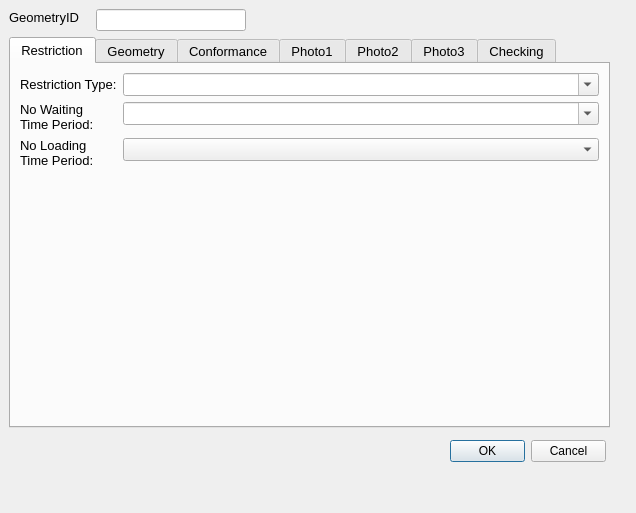
<?xml version="1.0" encoding="UTF-8"?>
<ui version="4.0">
 <class>restrictionDialog</class>
 <widget class="QDialog" name="restrictionDialog">
  <property name="geometry">
   <rect>
    <x>0</x>
    <y>0</y>
    <width>636</width>
    <height>513</height>
   </rect>
  </property>
  <property name="minimumSize">
   <size>
    <width>0</width>
    <height>0</height>
   </size>
  </property>
  <property name="font">
   <font>
    <family>Arial</family>
   </font>
  </property>
  <property name="windowTitle">
   <string>Dialog</string>
  </property>
  <property name="sizeGripEnabled">
   <bool>false</bool>
  </property>
  <widget class="QLabel" name="label">
   <property name="geometry">
    <rect>
     <x>9</x>
     <y>9</y>
     <width>81</width>
     <height>16</height>
    </rect>
   </property>
   <property name="minimumSize">
    <size>
     <width>81</width>
     <height>16</height>
    </size>
   </property>
   <property name="font">
    <font>
     <pointsize>10</pointsize>
    </font>
   </property>
   <property name="text">
    <string>GeometryID</string>
   </property>
  </widget>
  <widget class="QLineEdit" name="GeometryID">
   <property name="geometry">
    <rect>
     <x>96</x>
     <y>9</y>
     <width>150</width>
     <height>22</height>
    </rect>
   </property>
   <property name="font">
    <font>
     <pointsize>10</pointsize>
    </font>
   </property>
   <property name="inputMask">
    <string/>
   </property>
   <property name="readOnly">
    <bool>true</bool>
   </property>
   <property name="placeholderText">
    <string/>
   </property>
  </widget>
  <widget class="QTabWidget" name="tabWidget">
   <property name="geometry">
    <rect>
     <x>9</x>
     <y>37</y>
     <width>601</width>
     <height>391</height>
    </rect>
   </property>
   <property name="minimumSize">
    <size>
     <width>0</width>
     <height>0</height>
    </size>
   </property>
   <property name="font">
    <font>
     <pointsize>10</pointsize>
    </font>
   </property>
   <property name="cursor">
    <cursorShape>IBeamCursor</cursorShape>
   </property>
   <property name="mouseTracking">
    <bool>true</bool>
   </property>
   <property name="acceptDrops">
    <bool>true</bool>
   </property>
   <property name="currentIndex">
    <number>0</number>
   </property>
   <widget class="QWidget" name="Supply">
    <property name="focusPolicy">
     <enum>Qt::NoFocus</enum>
    </property>
    <attribute name="title">
     <string>Restriction</string>
    </attribute>
    <layout class="QFormLayout" name="formLayout">
     <property name="fieldGrowthPolicy">
      <enum>QFormLayout::AllNonFixedFieldsGrow</enum>
     </property>
     <item row="0" column="0">
      <widget class="QLabel" name="lbl_RestrictionType">
       <property name="minimumSize">
        <size>
         <width>90</width>
         <height>16</height>
        </size>
       </property>
       <property name="font">
        <font>
         <pointsize>10</pointsize>
        </font>
       </property>
       <property name="text">
        <string>Restriction Type:</string>
       </property>
      </widget>
     </item>
     <item row="0" column="1">
      <widget class="QComboBox" name="RestrictionTypeID">
       <property name="editable">
        <bool>true</bool>
       </property>
      </widget>
     </item>
     <item row="1" column="0">
      <widget class="QLabel" name="lbl_WaitingTimePeriod">
       <property name="minimumSize">
        <size>
         <width>90</width>
         <height>16</height>
        </size>
       </property>
       <property name="font">
        <font>
         <pointsize>10</pointsize>
        </font>
       </property>
       <property name="text">
        <string>No Waiting Time Period:</string>
       </property>
       <property name="wordWrap">
        <bool>true</bool>
       </property>
      </widget>
     </item>
     <item row="1" column="1">
      <widget class="QComboBox" name="NoWaitingTimeID">
       <property name="editable">
        <bool>true</bool>
       </property>
      </widget>
     </item>
     <item row="2" column="0">
      <widget class="QLabel" name="lbl_WaitingTimePeriod_2">
       <property name="minimumSize">
        <size>
         <width>90</width>
         <height>16</height>
        </size>
       </property>
       <property name="font">
        <font>
         <pointsize>10</pointsize>
        </font>
       </property>
       <property name="text">
        <string>No Loading Time Period:</string>
       </property>
       <property name="wordWrap">
        <bool>true</bool>
       </property>
      </widget>
     </item>
     <item row="2" column="1">
      <widget class="QComboBox" name="NoLoadingTimeID"/>
     </item>
    </layout>
   </widget>
   <widget class="QWidget" name="tab">
    <attribute name="title">
     <string>Geometry</string>
    </attribute>
    <layout class="QGridLayout" name="gridLayout_2">
     <item row="0" column="0">
      <widget class="QLabel" name="label_5">
       <property name="font">
        <font>
         <pointsize>10</pointsize>
        </font>
       </property>
       <property name="text">
        <string>Length (m):</string>
       </property>
      </widget>
     </item>
     <item row="0" column="1" colspan="2">
      <widget class="QLineEdit" name="Length">
       <property name="font">
        <font>
         <pointsize>10</pointsize>
        </font>
       </property>
       <property name="readOnly">
        <bool>true</bool>
       </property>
      </widget>
     </item>
     <item row="1" column="0">
      <widget class="QLabel" name="lbl_RoadName">
       <property name="minimumSize">
        <size>
         <width>90</width>
         <height>16</height>
        </size>
       </property>
       <property name="font">
        <font>
         <pointsize>10</pointsize>
        </font>
       </property>
       <property name="text">
        <string>Road Name:</string>
       </property>
      </widget>
     </item>
     <item row="1" column="1" colspan="3">
      <widget class="QLineEdit" name="RoadName"/>
     </item>
     <item row="2" column="0">
      <widget class="QLabel" name="lbl_USRN">
       <property name="minimumSize">
        <size>
         <width>90</width>
         <height>16</height>
        </size>
       </property>
       <property name="font">
        <font>
         <pointsize>10</pointsize>
        </font>
       </property>
       <property name="text">
        <string>USRN:</string>
       </property>
      </widget>
     </item>
     <item row="2" column="1" colspan="3">
      <widget class="QLineEdit" name="USRN"/>
     </item>
     <item row="3" column="0">
      <widget class="QLabel" name="lbl_GeometryType">
       <property name="minimumSize">
        <size>
         <width>90</width>
         <height>16</height>
        </size>
       </property>
       <property name="font">
        <font>
         <pointsize>10</pointsize>
        </font>
       </property>
       <property name="text">
        <string>Geometry Type</string>
       </property>
      </widget>
     </item>
     <item row="3" column="1" colspan="3">
      <widget class="QComboBox" name="GeomShapeID">
       <property name="editable">
        <bool>false</bool>
       </property>
       <property name="currentIndex">
        <number>-1</number>
       </property>
      </widget>
     </item>
     <item row="4" column="2">
      <widget class="QLabel" name="lbl_AzToRoadCL">
       <property name="minimumSize">
        <size>
         <width>90</width>
         <height>16</height>
        </size>
       </property>
       <property name="font">
        <font>
         <pointsize>10</pointsize>
        </font>
       </property>
       <property name="text">
        <string>Direction to Road Centreline:</string>
       </property>
       <property name="wordWrap">
        <bool>true</bool>
       </property>
      </widget>
     </item>
     <item row="4" column="3">
      <widget class="QLineEdit" name="AzimuthToRoadCentreLine">
       <property name="text">
        <string/>
       </property>
      </widget>
     </item>
     <item row="4" column="4">
      <widget class="QToolButton" name="toolButton_2">
       <property name="text">
        <string>...</string>
       </property>
      </widget>
     </item>
     <item row="5" column="0">
      <widget class="QLabel" name="label_6">
       <property name="text">
        <string>Survey Date:</string>
       </property>
      </widget>
     </item>
     <item row="5" column="1" colspan="2">
      <widget class="QDateTimeEdit" name="Lines_DateTime">
       <property name="readOnly">
        <bool>true</bool>
       </property>
      </widget>
     </item>
     <item row="6" column="0">
      <widget class="QLabel" name="label_7">
       <property name="text">
        <string>Surveyor:</string>
       </property>
      </widget>
     </item>
     <item row="6" column="1">
      <widget class="QLineEdit" name="Surveyor">
       <property name="readOnly">
        <bool>true</bool>
       </property>
      </widget>
     </item>
     <item row="8" column="0">
      <widget class="QLabel" name="lbl_RoadName_2">
       <property name="minimumSize">
        <size>
         <width>90</width>
         <height>16</height>
        </size>
       </property>
       <property name="font">
        <font>
         <pointsize>10</pointsize>
        </font>
       </property>
       <property name="text">
        <string>RestrictionID:</string>
       </property>
      </widget>
     </item>
     <item row="8" column="1">
      <widget class="QLineEdit" name="RestrictionID"/>
     </item>
    </layout>
   </widget>
   <widget class="QWidget" name="tab_6">
    <attribute name="title">
     <string>Conformance</string>
    </attribute>
    <layout class="QFormLayout" name="formLayout_3">
     <item row="0" column="0">
      <widget class="QLabel" name="lbl_TimePeriod_5">
       <property name="minimumSize">
        <size>
         <width>90</width>
         <height>16</height>
        </size>
       </property>
       <property name="font">
        <font>
         <pointsize>10</pointsize>
        </font>
       </property>
       <property name="text">
        <string>Lines Fading:</string>
       </property>
      </widget>
     </item>
     <item row="0" column="1">
      <widget class="QComboBox" name="Compl_Lines_Faded"/>
     </item>
     <item row="1" column="0">
      <widget class="QLabel" name="lbl_TimePeriod_6">
       <property name="minimumSize">
        <size>
         <width>90</width>
         <height>16</height>
        </size>
       </property>
       <property name="font">
        <font>
         <pointsize>10</pointsize>
        </font>
       </property>
       <property name="text">
        <string>Loading Marks Fading:</string>
       </property>
       <property name="wordWrap">
        <bool>true</bool>
       </property>
      </widget>
     </item>
     <item row="1" column="1">
      <widget class="QComboBox" name="Compl_NoL_Faded"/>
     </item>
     <item row="2" column="0">
      <widget class="QLabel" name="lbl_MaxStay_5">
       <property name="minimumSize">
        <size>
         <width>90</width>
         <height>16</height>
        </size>
       </property>
       <property name="font">
        <font>
         <pointsize>10</pointsize>
        </font>
       </property>
       <property name="text">
        <string>Sign issues:</string>
       </property>
      </widget>
     </item>
     <item row="2" column="1">
      <widget class="QComboBox" name="Compl_Lines_SignIssue"/>
     </item>
     <item row="3" column="0">
      <widget class="QLabel" name="label_3">
       <property name="text">
        <string>Notes:</string>
       </property>
      </widget>
     </item>
     <item row="3" column="1">
      <widget class="QTextEdit" name="Notes"/>
     </item>
     <item row="4" column="0">
      <widget class="QLabel" name="label_4">
       <property name="text">
        <string>Photos taken:</string>
       </property>
      </widget>
     </item>
     <item row="4" column="1">
      <widget class="QCheckBox" name="Lines_PhotoTaken">
       <property name="text">
        <string/>
       </property>
      </widget>
     </item>
    </layout>
   </widget>
   <widget class="QWidget" name="Photos_01">
    <attribute name="title">
     <string>Photo1</string>
    </attribute>
    <layout class="QGridLayout" name="gridLayout">
     <item row="0" column="0">
      <widget class="QLabel" name="Photo_Widget_01">
       <property name="autoFillBackground">
        <bool>true</bool>
       </property>
       <property name="text">
        <string>Photo not found</string>
       </property>
      </widget>
     </item>
    </layout>
   </widget>
   <widget class="QWidget" name="Photos_02">
    <attribute name="title">
     <string>Photo2</string>
    </attribute>
    <widget class="QLabel" name="Photo_Widget_02">
     <property name="geometry">
      <rect>
       <x>0</x>
       <y>0</y>
       <width>480</width>
       <height>360</height>
      </rect>
     </property>
     <property name="autoFillBackground">
      <bool>true</bool>
     </property>
     <property name="text">
      <string>Photo not found</string>
     </property>
    </widget>
   </widget>
   <widget class="QWidget" name="tab_2">
    <attribute name="title">
     <string>Photo3</string>
    </attribute>
    <widget class="QLabel" name="Photo_Widget_03">
     <property name="geometry">
      <rect>
       <x>0</x>
       <y>0</y>
       <width>480</width>
       <height>360</height>
      </rect>
     </property>
     <property name="autoFillBackground">
      <bool>true</bool>
     </property>
     <property name="text">
      <string>Photo not found</string>
     </property>
    </widget>
   </widget>
   <widget class="QWidget" name="tab_4">
    <attribute name="title">
     <string>Checking</string>
    </attribute>
    <widget class="QWidget" name="layoutWidget">
     <property name="geometry">
      <rect>
       <x>10</x>
       <y>4</y>
       <width>571</width>
       <height>391</height>
      </rect>
     </property>
     <layout class="QFormLayout" name="formLayout_4">
      <property name="fieldGrowthPolicy">
       <enum>QFormLayout::AllNonFixedFieldsGrow</enum>
      </property>
      <item row="0" column="0">
       <widget class="QCheckBox" name="MHTC_Checked">
        <property name="layoutDirection">
         <enum>Qt::LeftToRight</enum>
        </property>
        <property name="text">
         <string>Checked</string>
        </property>
       </widget>
      </item>
      <item row="1" column="0">
       <widget class="QLabel" name="label_19">
        <property name="text">
         <string>Checked By: </string>
        </property>
       </widget>
      </item>
      <item row="1" column="1">
       <widget class="QComboBox" name="MHTC_PersonChecking"/>
      </item>
      <item row="2" column="0">
       <widget class="QLabel" name="label_17">
        <property name="text">
         <string>Date Checked:</string>
        </property>
       </widget>
      </item>
      <item row="2" column="1">
       <widget class="QgsDateTimeEdit" name="MHTC_CheckDate_2"/>
      </item>
      <item row="3" column="0">
       <widget class="QLabel" name="label_16">
        <property name="text">
         <string>Issue identified:</string>
        </property>
       </widget>
      </item>
      <item row="3" column="1">
       <widget class="QComboBox" name="MHTC_CheckIssueTypeID"/>
      </item>
      <item row="4" column="0">
       <widget class="QLabel" name="label_18">
        <property name="text">
         <string>Notes:</string>
        </property>
        <property name="alignment">
         <set>Qt::AlignLeading|Qt::AlignLeft|Qt::AlignTop</set>
        </property>
       </widget>
      </item>
      <item row="4" column="1">
       <widget class="QTextEdit" name="MHTC_CheckNotes"/>
      </item>
      <item row="6" column="0">
       <widget class="QCheckBox" name="MHTC_CheckStatus">
        <property name="text">
         <string>Action Completed</string>
        </property>
       </widget>
      </item>
      <item row="5" column="0">
       <widget class="QCheckBox" name="MHTC_CheckFieldVisitRequired">
        <property name="layoutDirection">
         <enum>Qt::LeftToRight</enum>
        </property>
        <property name="text">
         <string>Field Visit Required</string>
        </property>
       </widget>
      </item>
     </layout>
    </widget>
   </widget>
  </widget>
  <widget class="QDialogButtonBox" name="button_box">
   <property name="geometry">
    <rect>
     <x>450</x>
     <y>440</y>
     <width>156</width>
     <height>23</height>
    </rect>
   </property>
   <property name="orientation">
    <enum>Qt::Horizontal</enum>
   </property>
   <property name="standardButtons">
    <set>QDialogButtonBox::Cancel|QDialogButtonBox::Ok</set>
   </property>
  </widget>
 </widget>
 <customwidgets>
  <customwidget>
   <class>QgsDateTimeEdit</class>
   <extends>QDateTimeEdit</extends>
   <header>qgsdatetimeedit.h</header>
  </customwidget>
 </customwidgets>
 <resources/>
 <connections>
  <connection>
   <sender>button_box</sender>
   <signal>accepted()</signal>
   <receiver>restrictionDialog</receiver>
   <slot>accept()</slot>
   <hints>
    <hint type="sourcelabel">
     <x>310</x>
     <y>465</y>
    </hint>
    <hint type="destinationlabel">
     <x>249</x>
     <y>239</y>
    </hint>
   </hints>
  </connection>
  <connection>
   <sender>button_box</sender>
   <signal>rejected()</signal>
   <receiver>restrictionDialog</receiver>
   <slot>reject()</slot>
   <hints>
    <hint type="sourcelabel">
     <x>310</x>
     <y>465</y>
    </hint>
    <hint type="destinationlabel">
     <x>249</x>
     <y>239</y>
    </hint>
   </hints>
  </connection>
 </connections>
</ui>
